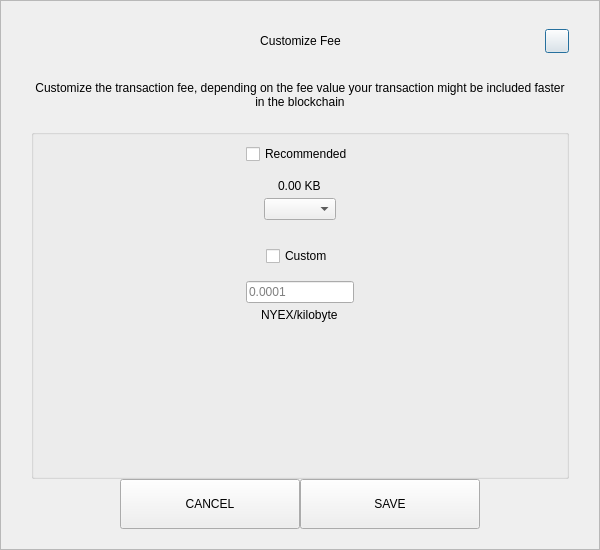
<?xml version="1.0" encoding="UTF-8"?>
<ui version="4.0">
 <class>SendCustomFeeDialog</class>
 <widget class="QDialog" name="SendCustomFeeDialog">
  <property name="geometry">
   <rect>
    <x>0</x>
    <y>0</y>
    <width>600</width>
    <height>550</height>
   </rect>
  </property>
  <property name="windowTitle">
   <string>Form</string>
  </property>
  <layout class="QVBoxLayout" name="verticalLayout_3">
   <property name="spacing">
    <number>0</number>
   </property>
   <property name="leftMargin">
    <number>0</number>
   </property>
   <property name="topMargin">
    <number>0</number>
   </property>
   <property name="rightMargin">
    <number>0</number>
   </property>
   <property name="bottomMargin">
    <number>0</number>
   </property>
   <item>
    <widget class="QFrame" name="frame">
     <property name="styleSheet">
      <string notr="true"/>
     </property>
     <property name="frameShape">
      <enum>QFrame::StyledPanel</enum>
     </property>
     <property name="frameShadow">
      <enum>QFrame::Raised</enum>
     </property>
     <layout class="QVBoxLayout" name="verticalLayout_2">
      <property name="spacing">
       <number>0</number>
      </property>
      <property name="leftMargin">
       <number>30</number>
      </property>
      <property name="topMargin">
       <number>20</number>
      </property>
      <property name="rightMargin">
       <number>30</number>
      </property>
      <property name="bottomMargin">
       <number>20</number>
      </property>
      <item>
       <layout class="QHBoxLayout" name="horizontalLayout_3">
        <property name="spacing">
         <number>0</number>
        </property>
        <item>
         <spacer name="horizontalSpacer_21">
          <property name="orientation">
           <enum>Qt::Horizontal</enum>
          </property>
          <property name="sizeHint" stdset="0">
           <size>
            <width>40</width>
            <height>20</height>
           </size>
          </property>
         </spacer>
        </item>
        <item>
         <widget class="QLabel" name="labelTitle">
          <property name="minimumSize">
           <size>
            <width>0</width>
            <height>40</height>
           </size>
          </property>
          <property name="maximumSize">
           <size>
            <width>16777215</width>
            <height>40</height>
           </size>
          </property>
          <property name="styleSheet">
           <string notr="true">padding-left:24px;</string>
          </property>
          <property name="text">
           <string>Customize Fee</string>
          </property>
          <property name="alignment">
           <set>Qt::AlignCenter</set>
          </property>
          <property name="margin">
           <number>7</number>
          </property>
         </widget>
        </item>
        <item>
         <spacer name="horizontalSpacer">
          <property name="orientation">
           <enum>Qt::Horizontal</enum>
          </property>
          <property name="sizeHint" stdset="0">
           <size>
            <width>40</width>
            <height>20</height>
           </size>
          </property>
         </spacer>
        </item>
        <item>
         <widget class="QPushButton" name="btnEsc">
          <property name="minimumSize">
           <size>
            <width>24</width>
            <height>24</height>
           </size>
          </property>
          <property name="maximumSize">
           <size>
            <width>24</width>
            <height>24</height>
           </size>
          </property>
          <property name="text">
           <string/>
          </property>
         </widget>
        </item>
       </layout>
      </item>
      <item>
       <spacer name="verticalSpacer_2">
        <property name="orientation">
         <enum>Qt::Vertical</enum>
        </property>
        <property name="sizeType">
         <enum>QSizePolicy::Fixed</enum>
        </property>
        <property name="sizeHint" stdset="0">
         <size>
          <width>20</width>
          <height>20</height>
         </size>
        </property>
       </spacer>
      </item>
      <item>
       <widget class="QLabel" name="labelMessage">
        <property name="text">
         <string>Customize the transaction fee, depending on the fee value your transaction might be included faster in the blockchain</string>
        </property>
        <property name="alignment">
         <set>Qt::AlignCenter</set>
        </property>
        <property name="wordWrap">
         <bool>true</bool>
        </property>
       </widget>
      </item>
      <item>
       <spacer name="verticalSpacer_3">
        <property name="orientation">
         <enum>Qt::Vertical</enum>
        </property>
        <property name="sizeType">
         <enum>QSizePolicy::Fixed</enum>
        </property>
        <property name="sizeHint" stdset="0">
         <size>
          <width>20</width>
          <height>20</height>
         </size>
        </property>
       </spacer>
      </item>
      <item>
       <widget class="QGroupBox" name="groupBox">
        <property name="title">
         <string/>
        </property>
        <layout class="QVBoxLayout" name="verticalLayout">
         <property name="leftMargin">
          <number>12</number>
         </property>
         <property name="rightMargin">
          <number>12</number>
         </property>
         <item>
          <layout class="QVBoxLayout" name="verticalLayout_4">
           <property name="spacing">
            <number>5</number>
           </property>
           <item alignment="Qt::AlignHCenter">
            <widget class="QCheckBox" name="checkBoxRecommended">
             <property name="text">
              <string>Recommended</string>
             </property>
            </widget>
           </item>
           <item>
            <spacer name="verticalSpacer_5">
             <property name="orientation">
              <enum>Qt::Vertical</enum>
             </property>
             <property name="sizeType">
              <enum>QSizePolicy::Fixed</enum>
             </property>
             <property name="sizeHint" stdset="0">
              <size>
               <width>20</width>
               <height>10</height>
              </size>
             </property>
            </spacer>
           </item>
           <item alignment="Qt::AlignHCenter">
            <widget class="QLabel" name="labelFee">
             <property name="text">
              <string>0.00 KB</string>
             </property>
            </widget>
           </item>
           <item alignment="Qt::AlignHCenter">
            <widget class="QComboBox" name="comboBoxRecommended"/>
           </item>
          </layout>
         </item>
         <item>
          <spacer name="verticalSpacer">
           <property name="orientation">
            <enum>Qt::Vertical</enum>
           </property>
           <property name="sizeType">
            <enum>QSizePolicy::Fixed</enum>
           </property>
           <property name="sizeHint" stdset="0">
            <size>
             <width>20</width>
             <height>20</height>
            </size>
           </property>
          </spacer>
         </item>
         <item>
          <layout class="QVBoxLayout" name="verticalLayout_5">
           <property name="spacing">
            <number>5</number>
           </property>
           <item alignment="Qt::AlignHCenter">
            <widget class="QCheckBox" name="checkBoxCustom">
             <property name="text">
              <string>Custom</string>
             </property>
            </widget>
           </item>
           <item>
            <spacer name="verticalSpacer_6">
             <property name="orientation">
              <enum>Qt::Vertical</enum>
             </property>
             <property name="sizeType">
              <enum>QSizePolicy::Fixed</enum>
             </property>
             <property name="sizeHint" stdset="0">
              <size>
               <width>20</width>
               <height>10</height>
              </size>
             </property>
            </spacer>
           </item>
           <item alignment="Qt::AlignHCenter">
            <widget class="QLineEdit" name="lineEditCustomFee">
             <property name="placeholderText">
              <string notr="true">0.0001</string>
             </property>
            </widget>
           </item>
           <item alignment="Qt::AlignHCenter">
            <widget class="QLabel" name="labelCustomFee">
             <property name="text">
              <string>NYEX/kilobyte</string>
             </property>
            </widget>
           </item>
          </layout>
         </item>
         <item>
          <spacer name="verticalSpacer_4">
           <property name="orientation">
            <enum>Qt::Vertical</enum>
           </property>
           <property name="sizeHint" stdset="0">
            <size>
             <width>20</width>
             <height>40</height>
            </size>
           </property>
          </spacer>
         </item>
        </layout>
       </widget>
      </item>
      <item>
       <layout class="QHBoxLayout" name="horizontalLayout" stretch="1,2,2,1">
        <item>
         <spacer name="horizontalSpacer1">
          <property name="orientation">
           <enum>Qt::Horizontal</enum>
          </property>
          <property name="sizeHint" stdset="0">
           <size>
            <width>40</width>
            <height>20</height>
           </size>
          </property>
         </spacer>
        </item>
        <item>
         <widget class="QPushButton" name="btnCancel">
          <property name="minimumSize">
           <size>
            <width>180</width>
            <height>50</height>
           </size>
          </property>
          <property name="focusPolicy">
           <enum>Qt::NoFocus</enum>
          </property>
          <property name="text">
           <string>CANCEL</string>
          </property>
         </widget>
        </item>
        <item>
         <widget class="QPushButton" name="btnSave">
          <property name="minimumSize">
           <size>
            <width>180</width>
            <height>50</height>
           </size>
          </property>
          <property name="focusPolicy">
           <enum>Qt::NoFocus</enum>
          </property>
          <property name="text">
           <string>SAVE</string>
          </property>
         </widget>
        </item>
        <item>
         <spacer name="horizontalSpacer_2">
          <property name="orientation">
           <enum>Qt::Horizontal</enum>
          </property>
          <property name="sizeHint" stdset="0">
           <size>
            <width>40</width>
            <height>20</height>
           </size>
          </property>
         </spacer>
        </item>
       </layout>
      </item>
     </layout>
    </widget>
   </item>
  </layout>
 </widget>
 <resources/>
 <connections/>
</ui>
